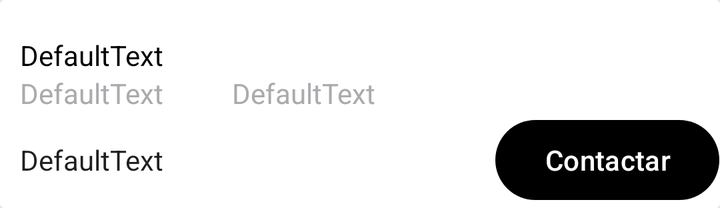
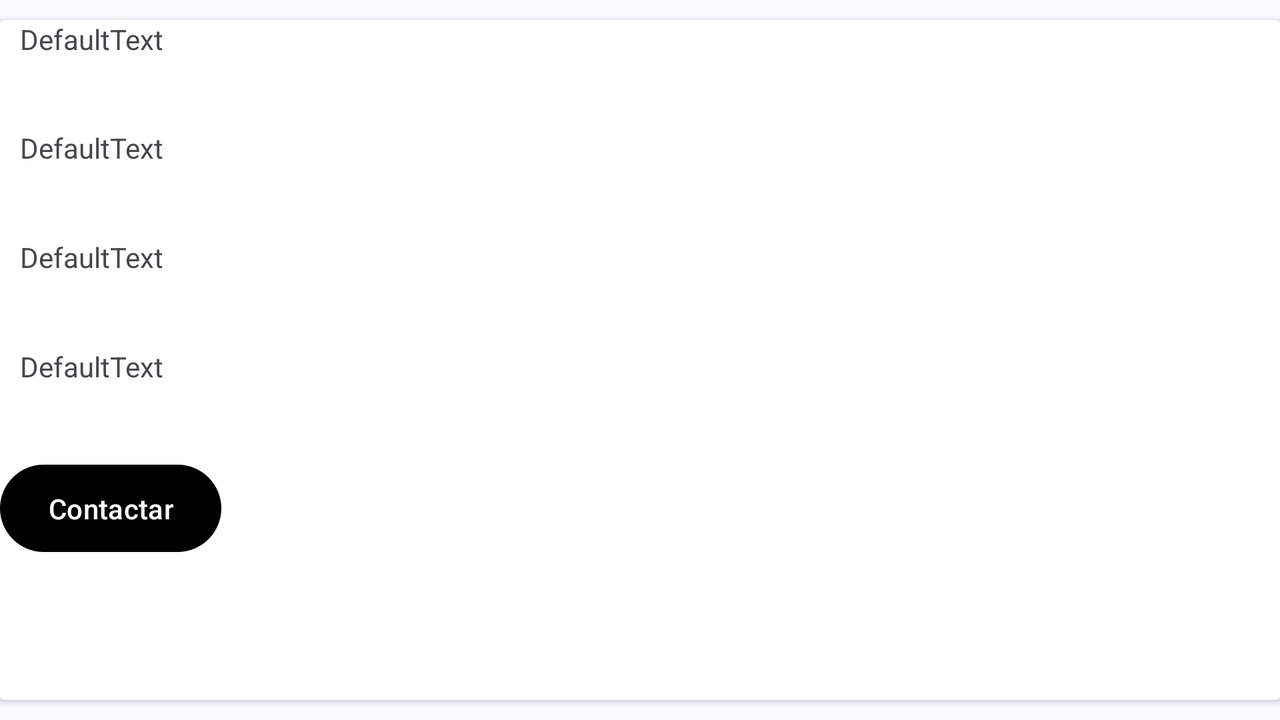

An Android layout and its configuration variant, each rendered on a device that would load it. The default file and the variant file are quoted in full after the pictures.
<!-- AndroidManifest.xml: application theme Theme.FinalUnidad3 -->
<!-- res/layout/ficha.xml -->
<?xml version="1.0" encoding="utf-8"?>
    <androidx.cardview.widget.CardView xmlns:android="http://schemas.android.com/apk/res/android"
        xmlns:app="http://schemas.android.com/apk/res-auto"
        xmlns:tools="http://schemas.android.com/tools"
        android:layout_width="match_parent"
        android:layout_height="wrap_content" >

        <LinearLayout
            android:id="@+id/layoutCasa"
            android:layout_width="match_parent"
            android:layout_height="match_parent"
            android:orientation="vertical">

            <ImageView
                android:id="@+id/imageCasa"
                android:layout_width="match_parent"
                android:layout_height="match_parent"
                android:layout_marginStart="36dp"
                android:layout_marginTop="18dp"
                android:layout_marginEnd="68dp"
                tools:srcCompat="@tools:sample/avatars" />

            <TextView
                android:id="@+id/textDireccion"
                android:layout_width="match_parent"
                android:layout_height="wrap_content"
                android:layout_marginStart="10dp"
                android:layout_weight="1"
                android:text="@string/TextoDeEjemplo"
                android:textAlignment="textStart"
                android:textColor="@color/material_dynamic_tertiary0" />

            <LinearLayout
                android:layout_width="match_parent"
                android:layout_height="wrap_content"
                android:orientation="horizontal">

                <TextView
                    android:id="@+id/textHabitaciones"
                    android:layout_width="wrap_content"
                    android:layout_height="wrap_content"
                    android:layout_marginStart="10dp"
                    android:layout_weight="1"
                    android:text="@string/TextoDeEjemplo"
                    android:textAlignment="textStart"
                    android:textColor="@android:color/system_neutral1_300" />

                <TextView
                    android:id="@+id/textTipo"
                    android:layout_width="wrap_content"
                    android:layout_height="wrap_content"
                    android:layout_weight="5"
                    android:text="@string/TextoDeEjemplo"
                    android:textAlignment="textStart"
                    android:textColor="@android:color/system_neutral1_300" />
            </LinearLayout>

            <LinearLayout
                android:layout_width="match_parent"
                android:layout_height="wrap_content"
                android:orientation="horizontal">

                <TextView
                    android:id="@+id/textPrecio"
                    android:layout_width="wrap_content"
                    android:layout_height="wrap_content"
                    android:layout_marginStart="10dp"
                    android:layout_weight="10"
                    android:text="@string/TextoDeEjemplo"
                    android:textAlignment="textStart"
                    android:textColor="@android:color/system_surface_container_dark"
                    android:visibility="visible" />

                <Button
                    android:id="@+id/buttonContactar"
                    android:layout_width="wrap_content"
                    android:layout_height="wrap_content"
                    android:layout_weight="0.1"
                    android:text="@string/contactar" />

            </LinearLayout>
        </LinearLayout>
    </androidx.cardview.widget.CardView>
<!-- resources referenced by this layout -->
<resources>
  <string name="TextoDeEjemplo">DefaultText</string>
  <string name="contactar">Contactar</string>
  <style name="Theme.FinalUnidad3" parent="Base.Theme.FinalUnidad3" />
  <color name="black">#FF000000</color>
  <color name="md_theme_onPrimary">#FFFFFF</color>
  <color name="md_theme_primaryContainer">#D6E3FF</color>
  <color name="md_theme_onPrimaryContainer">#001B3E</color>
  <color name="md_theme_secondary">#565F71</color>
  <color name="md_theme_onSecondary">#FFFFFF</color>
  <color name="md_theme_secondaryContainer">#DAE2F9</color>
  <color name="md_theme_onSecondaryContainer">#131C2B</color>
  <color name="md_theme_tertiary">#8C4A60</color>
  <color name="md_theme_onTertiary">#FFFFFF</color>
  <color name="md_theme_tertiaryContainer">#FFD9E2</color>
  <color name="md_theme_onTertiaryContainer">#3A071D</color>
  <color name="md_theme_error">#BA1A1A</color>
  <color name="md_theme_onError">#FFFFFF</color>
  <color name="md_theme_errorContainer">#FFDAD6</color>
  <color name="md_theme_onErrorContainer">#410002</color>
  <color name="md_theme_background">#F9F9FF</color>
  <color name="md_theme_onBackground">#191C20</color>
  <color name="md_theme_surface">#F9F9FF</color>
  <color name="md_theme_onSurface">#191C20</color>
  <color name="md_theme_surfaceVariant">#E0E2EC</color>
  <color name="md_theme_onSurfaceVariant">#44474E</color>
  <color name="md_theme_outline">#74777F</color>
  <color name="md_theme_outlineVariant">#C4C6D0</color>
  <color name="md_theme_inverseSurface">#2E3036</color>
  <color name="md_theme_inverseOnSurface">#F0F0F7</color>
  <color name="md_theme_inversePrimary">#AAC7FF</color>
  <color name="md_theme_primaryFixed">#D6E3FF</color>
  <color name="md_theme_onPrimaryFixed">#001B3E</color>
  <color name="md_theme_primaryFixedDim">#AAC7FF</color>
  <color name="md_theme_onPrimaryFixedVariant">#284777</color>
  <color name="md_theme_secondaryFixed">#DAE2F9</color>
  <color name="md_theme_onSecondaryFixed">#131C2B</color>
  <color name="md_theme_secondaryFixedDim">#BEC6DC</color>
  <color name="md_theme_onSecondaryFixedVariant">#3E4759</color>
  <color name="md_theme_tertiaryFixed">#FFD9E2</color>
  <color name="md_theme_onTertiaryFixed">#3A071D</color>
  <color name="md_theme_tertiaryFixedDim">#FFB1C8</color>
  <color name="md_theme_onTertiaryFixedVariant">#703348</color>
  <color name="md_theme_surfaceDim">#D9D9E0</color>
  <color name="md_theme_surfaceBright">#F9F9FF</color>
  <color name="md_theme_surfaceContainerLowest">#FFFFFF</color>
  <color name="md_theme_surfaceContainerLow">#F3F3FA</color>
  <color name="md_theme_surfaceContainer">#EDEDF4</color>
  <color name="md_theme_surfaceContainerHigh">#E7E8EE</color>
  <color name="md_theme_surfaceContainerHighest">#E2E2E9</color>
</resources>
<!-- res/layout-land/ficha.xml (the repository's variant of the layout above) -->
<!-- drawn on the phone turned sideways -->
<?xml version="1.0" encoding="utf-8"?>
<androidx.cardview.widget.CardView xmlns:android="http://schemas.android.com/apk/res/android"
    xmlns:app="http://schemas.android.com/apk/res-auto"
    xmlns:tools="http://schemas.android.com/tools"
    android:layout_width="match_parent"
    android:layout_height="match_parent"
    android:layout_marginTop="10dp"
    android:layout_marginBottom="10dp">

    <LinearLayout
        android:layout_width="match_parent"
        android:layout_height="270dp"
        android:orientation="horizontal">

        <LinearLayout
            android:id="@+id/layoutCasa"
            android:layout_width="match_parent"
            android:layout_height="match_parent"
            android:layout_weight="3"
            android:orientation="vertical">

            <TextView
                android:id="@+id/textHabitaciones"
                android:layout_width="wrap_content"
                android:layout_height="wrap_content"
                android:layout_marginStart="10dp"
                android:layout_weight="1"
                android:text="@string/TextoDeEjemplo"
                android:textAlignment="textStart" />

            <TextView
                android:id="@+id/textTipo"
                android:layout_width="wrap_content"
                android:layout_height="wrap_content"
                android:layout_marginStart="10dp"
                android:layout_weight="1"
                android:text="@string/TextoDeEjemplo"
                android:textAlignment="textStart" />

            <TextView
                android:id="@+id/textDireccion"
                android:layout_width="wrap_content"
                android:layout_height="wrap_content"
                android:layout_marginStart="10dp"
                android:layout_weight="1"
                android:text="@string/TextoDeEjemplo"
                android:textAlignment="textStart" />

            <TextView
                android:id="@+id/textPrecio"
                android:layout_width="wrap_content"
                android:layout_height="wrap_content"
                android:layout_marginStart="10dp"
                android:layout_weight="1"
                android:text="@string/TextoDeEjemplo"
                android:textAlignment="textStart"

                android:visibility="visible" />

            <Button
                android:id="@+id/buttonContactar"
                android:layout_width="wrap_content"
                android:layout_height="wrap_content"
                android:layout_weight="0.1"
                android:text="@string/contactar" />

            <LinearLayout
                android:layout_width="match_parent"
                android:layout_height="wrap_content"
                android:orientation="horizontal">

            </LinearLayout>
        </LinearLayout>

        <ImageView
            android:id="@+id/imageCasa"
            android:layout_width="match_parent"
            android:layout_height="match_parent"
            android:layout_weight="1"
            tools:srcCompat="@tools:sample/avatars" />
    </LinearLayout>

</androidx.cardview.widget.CardView>
